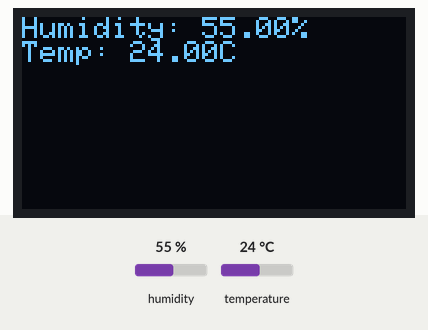
Recording of a sketch running on a simulated Arduino Uno, built with avr-gcc and run on an emulated ATmega328P. Parts: 128×64 one-colour display. The inputs (shaded band) are chosen by the test bench; at power-on: humidity 55 %, temperature 24 °C. What the sketch prints to the serial monitor is not drawn.

Above: at 4.7 s.
4.8 s: humidity set to 22 %
At 7.3 s:
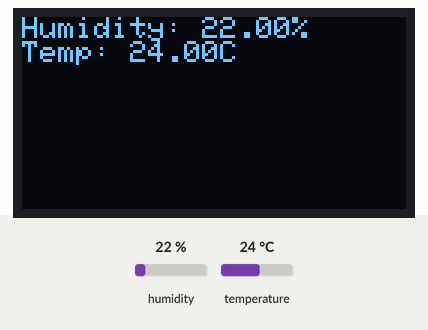
7.8 s: temperature set to 12 °C
At 8.5 s:
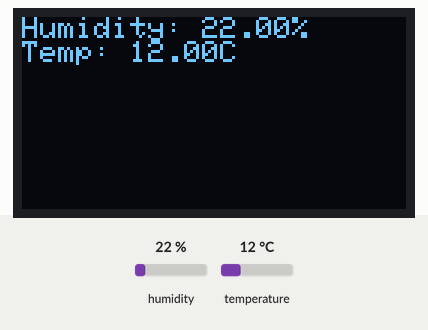
10.8 s: humidity set to 40 %
At 13.1 s:
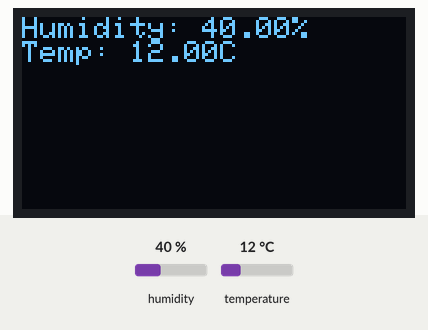
13.8 s: temperature set to 19 °C
Timing chart, 0 to 16.8 s (numbered marks = the images above; inputs shaded):
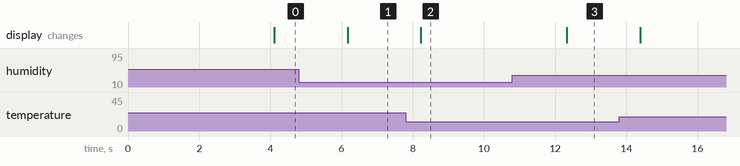

The sketch:

prototype.ino
```cpp
#include <Wire.h>
#include <Adafruit_GFX.h>
#include <Adafruit_SSD1306.h>
#include "DHT.h"

// DHT11 settings
#define DHTPIN 2
#define DHTTYPE DHT11
DHT dht(DHTPIN, DHTTYPE);

// OLED settings
#define SCREEN_WIDTH 128
#define SCREEN_HEIGHT 64
Adafruit_SSD1306 display(SCREEN_WIDTH, SCREEN_HEIGHT, &Wire, -1);

void setup() {
  // Initialize Serial Monitor
  Serial.begin(9600);

  // Initialize DHT sensor
  dht.begin(2);

  // Initialize OLED display
  if (!display.begin(SSD1306_SWITCHCAPVCC, 0x3C)) { // Correct I2C initialization
    Serial.println("OLED display initialization failed!");
    while (true); // Halt execution
  }

  // Display initial message
  display.clearDisplay();
  display.setTextSize(1);
  display.setTextColor(SSD1306_WHITE);
  display.setCursor(0, 0);
  display.println("DHT11 & OLED");
  display.println("Initializing...");
  display.display();
  delay(2000); // Wait for sensor to stabilize
}

void loop() {
  delay(2000); // Minimum delay between readings

  float humidity = dht.readHumidity();
  float temperature = dht.readTemperature();

  // Serial output (optional)
  Serial.print("Humidity: ");
  Serial.print(humidity);
  Serial.print("%\tTemperature: ");
  Serial.print(temperature);
  Serial.println("C");

  // Update OLED display
  display.clearDisplay();
  display.setCursor(0, 0);
  if (isnan(humidity) || isnan(temperature)) {
    display.println("Failed to read");
    display.println("from DHT11 sensor!");
  } else {
    display.print("Humidity: ");
    display.print(humidity);
    display.println("%");
    display.print("Temp: ");
    display.print(temperature);
    display.println("C");
  }
  display.display();
}
```

Measured:
- after the input at 4.8 s, the display: changes after 1.4 s (image 1)
- after the input at 7.8 s, the display: changes after 0.42 s (image 2)
- after the input at 10.8 s, the display: changes after 1.5 s (image 3)
